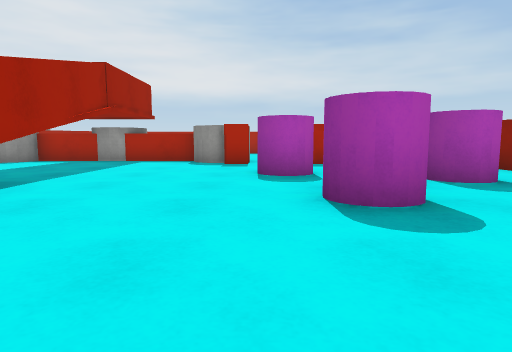
View 1 (above)

18 first-person views from a walk through a 3-D level made in the Unity game engine. The camera is 0.58 m above the floor, tilts 6° down and sees 75° across. The floor is counted in squares, 1 m on a side. Each view is taken from the middle of a square. On the plan, view 1 faces up. The plan holds only what a view shows up to about 9 squares ahead; the rest is blank. Surface patterns are stand-ins for the level's own textures.

View 2
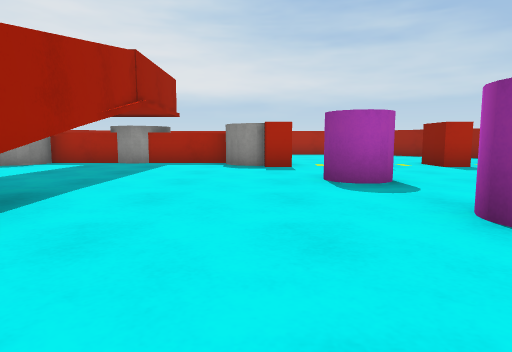

View 3
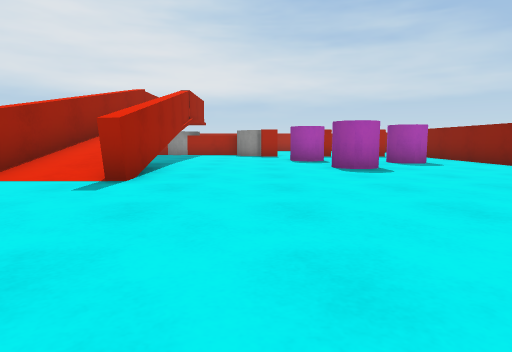

View 4
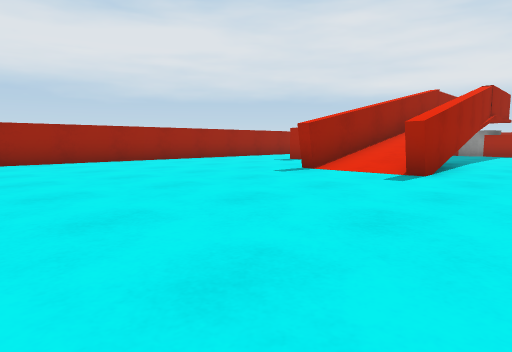

View 5
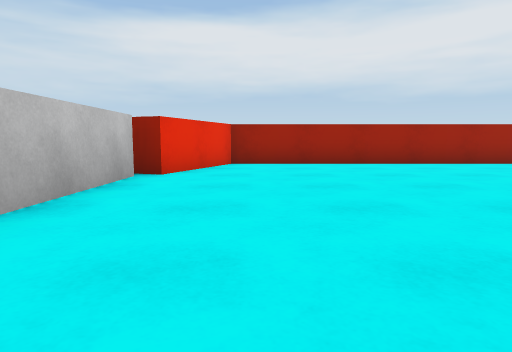

View 6
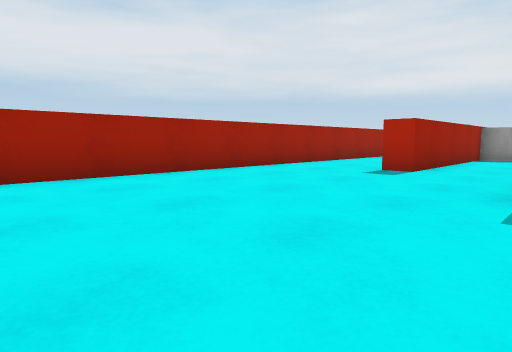

View 7
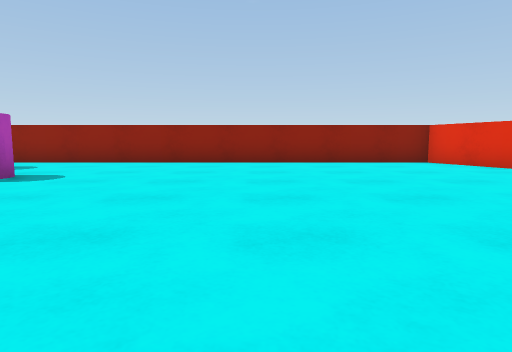

View 8
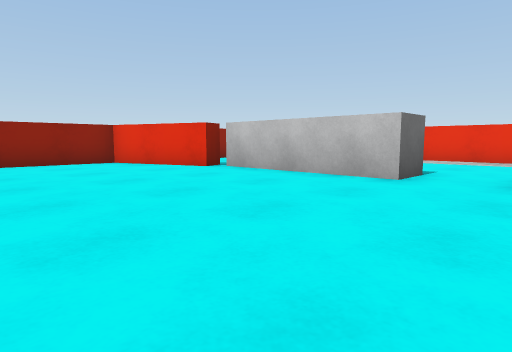

View 9
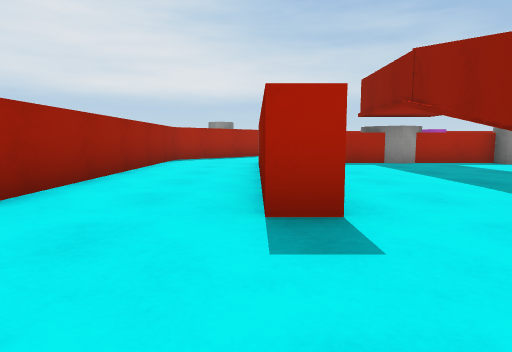

View 10
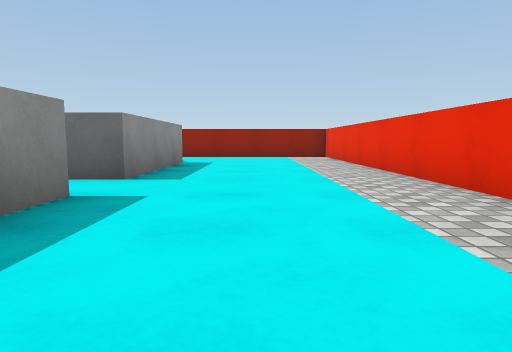

View 11
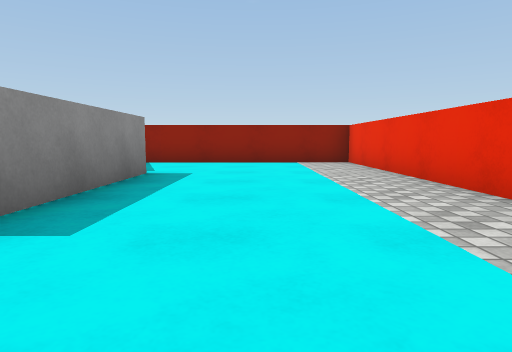

View 12
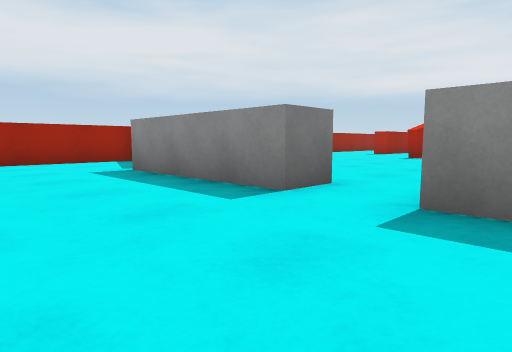

View 13
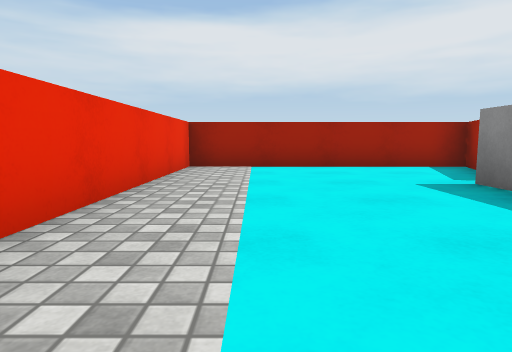

View 14
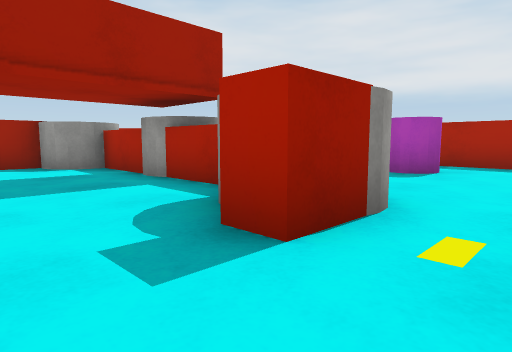

View 15
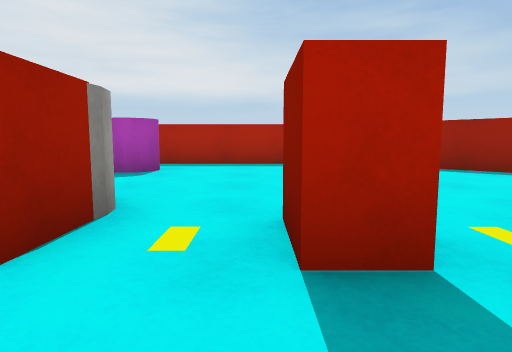

View 16
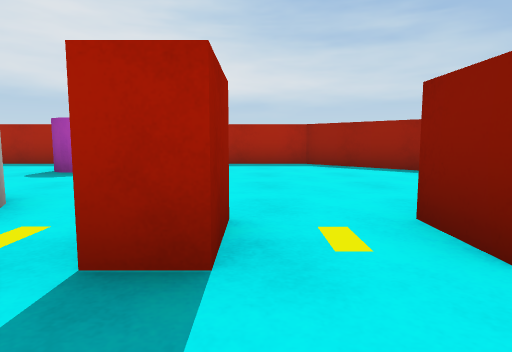

View 17
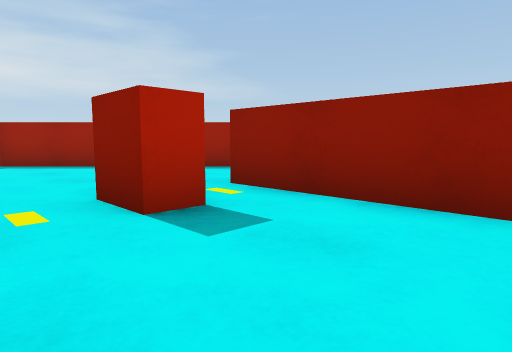

View 18
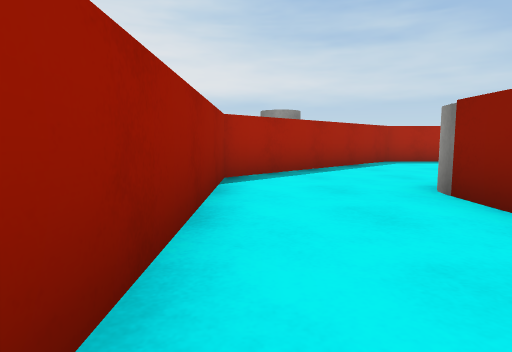

### Floor plan
Points are (right, up) in squares from view 1. A wall is a line through its corners. A room is listed if a view was taken in it or the views show most of it. See-through windows are left out.
Room 1 (views 1, 2, 3, 4, 5, 6, 7, 8, 9, 14, 15, 16, 17, 18)
walls: (-3.1, 5.5) (-2.9, 0.7) (-3.3, 0.7); (-4.9, 5.3) (-5.1, 0.7); (-5.2, 4.7) (-5.2, 5.5); (-1.6, 9.8) (-6.4, 9.8); (-7.3, 8.5) (-7.3, 3.5) (-7.9, 3.5) (-7.9, 6.8); (-7.9, 8.2) (-7.9, 9.5); (-3.5, -7) (-3.5, -8); (2.2, -6.6) (5, -5.6) (5, 9.5); (-3.1, 15.5) (-4.5, 15.5); (7.1, 11.7) (3.3, 15.5) (-1.5, 15.5); (-2, -8) (-2, -7) (2, -7); (-6.7, 15.1) (-10.5, 11.3) (-10.5, -5.6) (-7.8, -6.6); (-7.5, -7) (-4.5, -7)
ways out: opening at (-3, -7.5) to room 2
objects: cylinder (-8, 9) to (-7, 10); cylinder (-5, 11) to (-4, 11); cylinder (-2, 13) to (-1, 14); red block (-1, 9) to (0, 9); cylinder (-1, 10); cylinder (0, 6) to (1, 6); cylinder (1, 3) to (1, 4); red block (1, 9) to (2, 9); cylinder (3, 5); red block (3, 9) to (4, 9)
Room 2 (views 10, 11, 12, 13)
walls: (-3.5, -8) (-7.5, -8); (2, -8) (-2, -8); (-9.7, -6.6) (-10.5, -6.3) (-10.5, -12.5) (5, -12.5) (5, -7)
ways out: opening at (-3, -7.5) to room 1

Where each view was taken, in squares from view 1:
view 1: 0 up, 0 right, facing up
view 2: 1 up, 1 left, facing up
view 3: 4 down, 1 left, facing up
view 4: 5 down, 1 left, facing up-left
view 5: 5 down, 2 left, facing left
view 6: 3 down, 5 left, facing up-left
view 7: 1 down, 4 left, facing right
view 8: 2 down, 4 left, facing down-right
view 9: 1 up, 8 left, facing up
view 10: 10 down, 7 left, facing right
view 11: 10 down, 4 left, facing right
view 12: 11 down, 1 left, facing up-left
view 13: 11 down, 3 left, facing left
view 14: 7 up, 1 right, facing up-left
view 15: 7 up, 1 right, facing up
view 16: 7 up, 2 right, facing up
view 17: 6 up, 2 right, facing up-right
view 18: 6 up, 10 left, facing up
